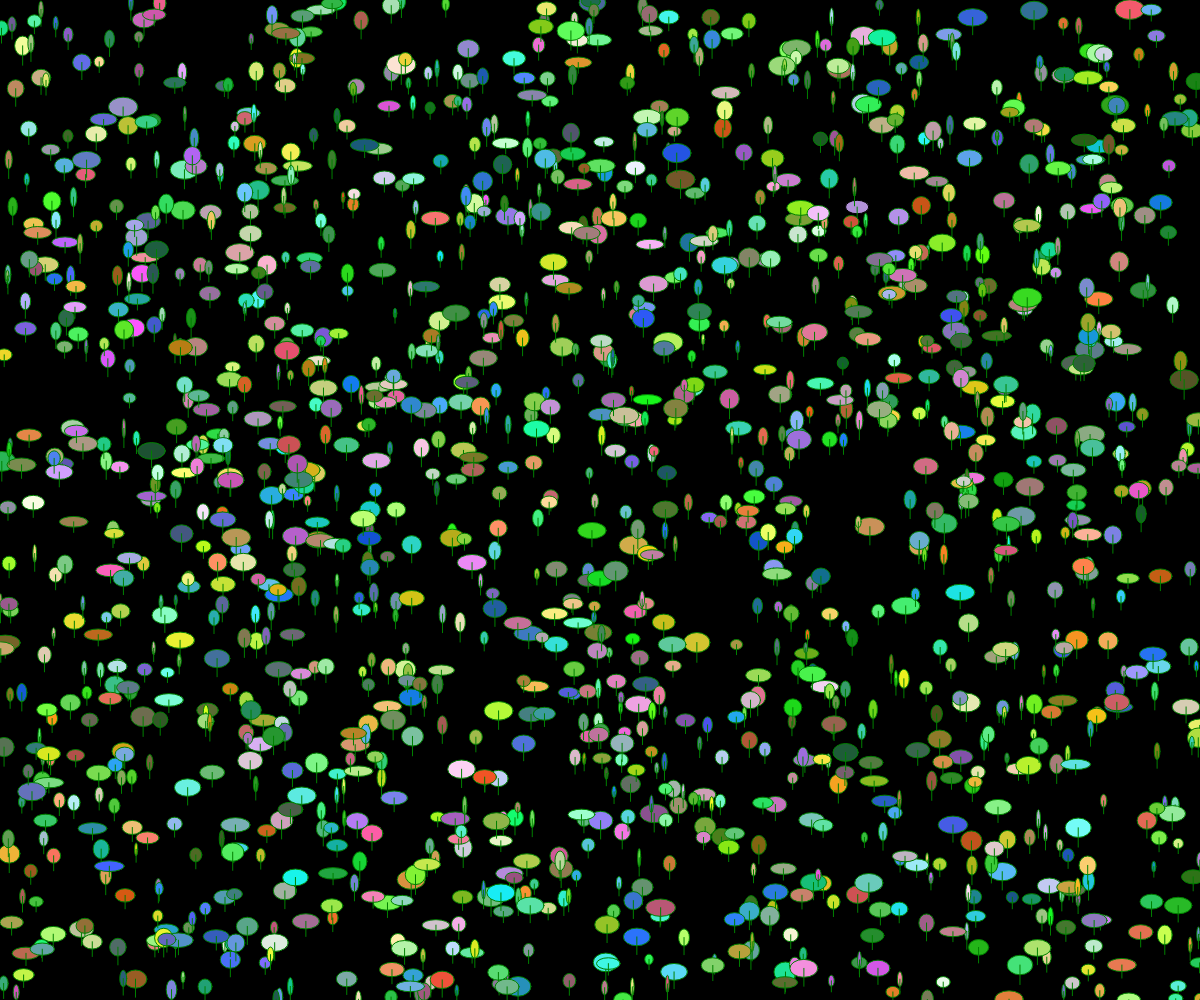
Frame 1 (no input)
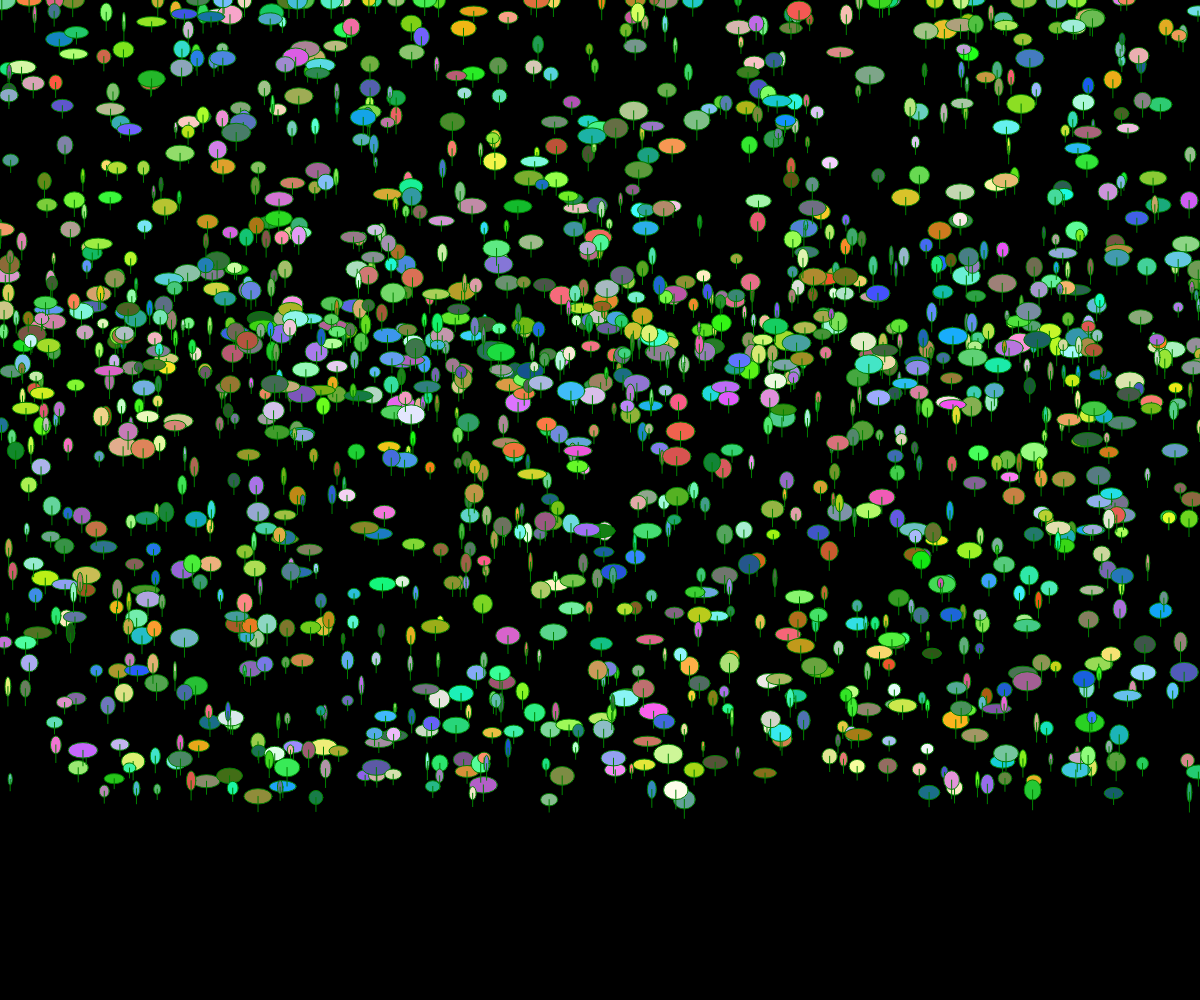
Frame 60 (no input)
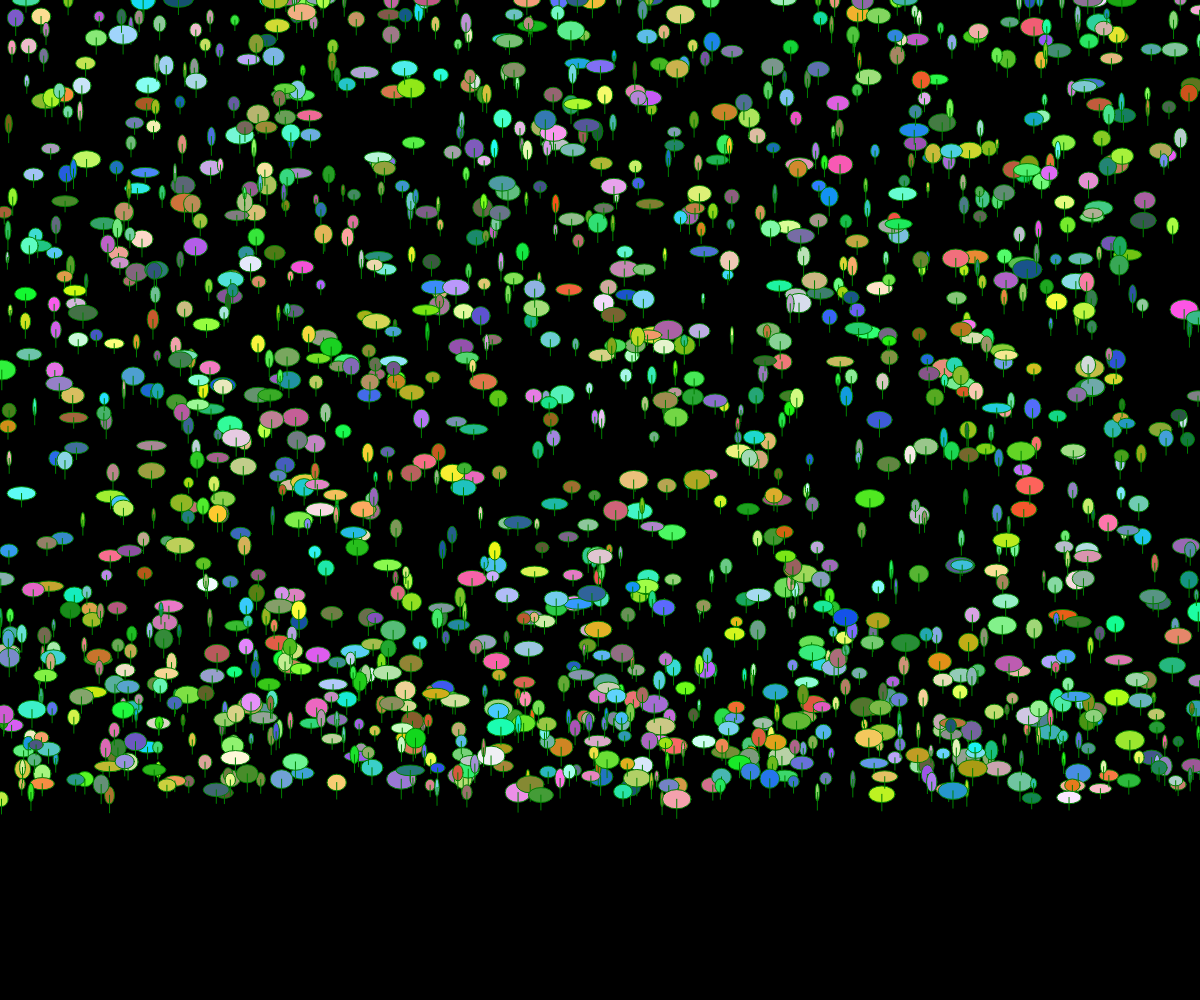
Frame 120 (the mouse pressed at the canvas centre since frame 60)

The p5.js sketch that drew these frames (run headless with seeded random() and noise() and a simulated clock; from frame 60 on, the mouse is pressed at the canvas centre):

// p5.js sketch
// ── sketch.js
var rain=[];
var drop;


function setup() {
  createCanvas(windowWidth,windowHeight);
  for (var i=0;i<1600;i++){
    drop=new Drop(random(0,width),random(0,height));
    rain.push(drop);
  }
 
}

function draw() {
  background(0,0,0);  
  for(var i=0;i<rain.length;i++){
    rain[i].display();
    rain[i].fall();
  }
}
// ── drop.js
class Drop{
    constructor(x,y){
        this.xPos=x;
        this.yPos=y;
        this.radiusX=random(3,30);
        this.radiusY=random(10,20);
    }
    display(){
        fill(random(18,255),random(80,255),random(18,255));
       ellipse(this.xPos,this.yPos,this.radiusX,this.radiusY);
       stroke("green");
       line(this.xPos,this.yPos,this.xPos,this.yPos+this.radiusY)

    }

    fall(){
        this.yPos=this.yPos+random(10,30)
        if(this.yPos>800){
            this.yPos=0;

        }
    }
}
